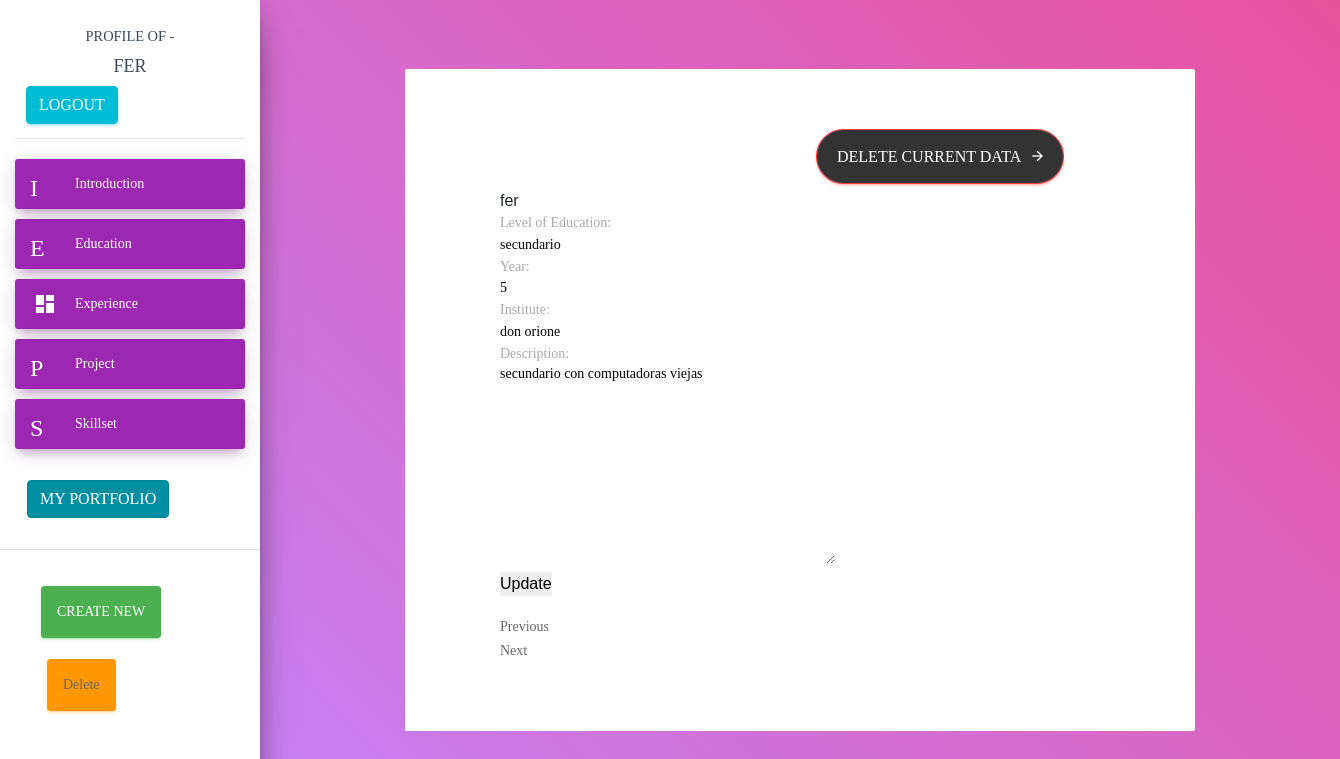
/update/education/1 (signed in), run on the app's committed database.
### user_interface/models.py (models this page shows, shortened)
class User(AbstractUser):
    pass

class EducationModel(models.Model):
    user = models.ForeignKey(User, default=None, blank=True, null=True, on_delete=models.CASCADE)
    title = models.CharField(max_length=50, blank=True, null=True)
    the_year = models.CharField(max_length=50, blank=True, null=True)
    institute = models.CharField(max_length=200, blank=True, null=True)
    description = models.TextField(blank=True, null=True)
    class Meta:
        ordering = ['-the_year']

### user_interface/views.py (the view)
# urls.py: path("update/education/<int:id>", views.eduForm_updateView, name='update_education'),
@login_required(login_url='login')
def eduForm_updateView(request, id, *args, **kwargs):
    template_name = 'user_interface/update/education_update.html'
    context = {}
    user = request.user
    if not user.is_authenticated:
        user = "admin"
    bioProfile = User.objects.get(username = user)
    education_qs = EducationModel.objects.filter(user = bioProfile).all()
    experience_qs = ExperienceModel.objects.filter(user = bioProfile).all()
    project_qs = ProjectModel.objects.filter(user = bioProfile).all()
    skillset_qs = SkillsetModel.objects.filter(user = bioProfile).all()
    education_serializer = educationSerializer(education_qs, many=True)
    next_id = id + 1
    previous_id = id - 1
    try:
        obj = EducationModel.objects.get(user = user, pk = id)
    except:
        raise Http404
    list_project_id = []
    list_exp_id = []
    list_edu_id = []
    list_skill_id =[]
    for project in project_qs:
        list_project_id.append(project.id)
    for exp in experience_qs:
        list_exp_id.append(exp.id)
    for edu in education_qs:
        list_edu_id.append(edu.id)
    for skill in skillset_qs:
        list_skill_id.append(skill.id)
    if request.method == 'POST':
        edu_form = EducationForm(request.POST or None, instance=obj)
        if edu_form.is_valid():
            edu_form.save(commit=False)
            edu_form.user = user
            edu_form.save(request = request)
    else:
        edu_form = EducationForm(instance=obj)
    context = {
        'user': user,
        "current_id":id,
        'first_edu_id': list_edu_id[0],
        'first_exp_id': list_exp_id[0],
        'first_project_id': list_project_id[0],
        'first_skill_id':list_skill_id[0],
        "next_id": next_id,
        "previous_id": previous_id,
        'eduFORM': edu_form,
        "education": education_serializer.data,
    }
    return render(request, template_name, context)

### user_interface/forms.py (shortened to what this page needs)
class  EducationForm(forms.ModelForm):
    class Meta:
        model = EducationModel
        fields = ["title", "the_year", "institute", "description"]
        labels = {'title': 'Level of Education', 'the_year': "Year", 'institute': "Institute" }

### templates/user_interface/update/education_update.html (shortened to what this page needs)
{% extends "user_interface/update/layout_update.html" %}
{% load widget_tweaks %}
{% load static %}
{% block body %}
	<div class="container-contact100">
		<div class="wrap-contact100">
			<div class="main">
                <div class="container" style="margin-left: 50%;">
                    <a href="{% url 'delete_education' current_id %}">
					<button class=" btn btn-danger contact100-form-btn" type="submit">
						<span>
                            Delete current data
							<i class="zmdi zmdi-arrow-right m-l-8"></i>
						</span>
					</button></a>
				</div>
                <form method="POST">
                    {{ user }}
                    {{ eduFORM.as_p }}
                    <input type="submit" value="Update">
                </form>
                <ul class="pager">
                    <li class="previous"><a href="{% url 'update_education' previous_id  %}">Previous</a></li>
                    <li class="next"><a href="{% url 'update_education'  next_id  %}">Next</a></li>
                  </ul>
            </div>
		</div>
	</div>
{% endblock %}

### templates/user_interface/update/layout_update.html (shortened to what this page needs)
{% load widget_tweaks %}
<!DOCTYPE html>{% load static %}
<html lang="en">
<head>
  <link rel="stylesheet" href="https://maxcdn.bootstrapcdn.com/font-awesome/latest/css/font-awesome.min.css">
  <link href="{% static 'createForm/css/material-dashboard.css' %}" rel="stylesheet" />
	<link rel="stylesheet" type="text/css" href="{% static 'createForm/vendor/bootstrap/css/bootstrap.min.css'%}">
	<link rel="stylesheet" type="text/css" href="{% static 'createForm/fonts/font-awesome-4.7.0/css/font-awesome.min.css'%}">
	<link rel="stylesheet" type="text/css" href="{% static 'createForm/fonts/iconic/css/material-design-iconic-font.min.css'%}">
	<link rel="stylesheet" type="text/css" href="{% static 'createForm/vendor/animate/animate.css'%}">
	<link rel="stylesheet" type="text/css" href="{% static 'createForm/vendor/css-hamburgers/hamburgers.min.css'%}">
	<link rel="stylesheet" type="text/css" href="{% static 'createForm/vendor/animsition/css/animsition.min.css'%}">
	<link rel="stylesheet" type="text/css" href="{% static 'createForm/vendor/select2/select2.min.css'%}">
	<link rel="stylesheet" type="text/css" href="{% static 'createForm//daterangepicker/daterangepicker.css'%}">
	<link rel="stylesheet" type="text/css" href="{% static 'createForm/css/util.css' %}">
	<link rel="stylesheet" type="text/css" href="{% static 'createForm/css/main.css' %}">
</head>
<body>
  <div class="wrapper ">
    <div class="sidebar" data-color="purple" data-background-color="white">
      <div class="logo">
        <a href="#" class="simple-text logo-mini">
          <small>Profile of - </small>
          <br>
          {{ user }}
        </a>
        <a href="{% url 'logout' %}" class="btn btn-info" style="margin: 0;margin-left: 10%; "> Logout </a>
      </div>
      <div class="sidebar-wrapper">
        <ul class="nav">
          <li class="nav-item active  ">
            <a class="nav-link" href="{% url 'update_information' %}">
              <i class="material-icons">Introduction</i>
              <p style="color: #fff;">Introduction</p>
            </a>
          </li>
          <li class="nav-item active  ">
            <a class="nav-link" href="{% url 'update_education' first_edu_id %}">
              <i class="material-icons">Education</i>
              <p style="color: #fff;">Education</p>
            </a>
          </li>
          <li class="nav-item active  ">
            <a class="nav-link" href="{% url 'update_experience' first_exp_id %}">
              <i class="material-icons">dashboard</i>
              <p style="color: #fff;">Experience</p>
            </a>
          </li>
          <li class="nav-item active  ">
            <a class="nav-link" href="{% url 'update_project' first_project_id %}">
              <i class="material-icons">Project</i>
              <p style="color: #fff;">Project</p>
            </a>
          </li>
          <li class="nav-item active  ">
            <a class="nav-link" href="{% url 'update_skillset' first_skill_id %}">
              <i class="material-icons">Skillset</i>
              <p style="color: #fff;">Skillset</p>
            </a>
          </li>
          <div style="margin: 10%">
            <a href="{% url 'portfolio' user %}" class="btn btn-info nav-item active  ">My Portfolio </a>
          </div>
          <hr>
          <li class="nav-item active  ">
            <div style="margin: 10%">
              <a href="{% url 'information' %}" class="btn btn-success">
                <p style="color: #fff;">CREATE NEW</p>
              </a>
              <a href="{% url 'information' %}" class="btn btn-warning" style="margin: 10%">
                <p>Delete</p>
              </a>
            </div>
          </li>
        </ul>
      </div>
    </div>
    <div class="main-panel">
      {% block body %}
      {% endblock %}
</body>
</html>

### static/createForm/css/main.css (style rules this page uses)
* { margin: 0px; padding: 0px; box-sizing: border-box; }
body, html { height: 100%; font-family: Raleway-SemiBold, sans-serif; }
a { font-family: Raleway-SemiBold; font-size: 14px; line-height: 1.7; color: #666666; margin: 0px; transition: all 0.4s; -webkit-transition: all 0.4s; -o-transition: all 0.4s; -moz-transition: all 0.4s; }
p { font-family: Raleway-SemiBold; font-size: 14px; line-height: 1.7; color: #666666; margin: 0px; }
ul, li { margin: 0px; list-style-type: none; }
input { outline: none; border: none; }
textarea { outline: none; border: none; }
label { display: block; margin: 0; }
button { outline: none !important; border: none; background: transparent; }
.container-contact100 { width: 100%; min-height: 100vh; display: -webkit-box; display: -webkit-flex; display: -moz-box; display: -ms-flexbox; display: flex; flex-wrap: wrap; justify-content: center; align-items: center; padding: 15px; background: #d867c6; background: -webkit-linear-gradient(45deg, #c77ff2, #e8519e); background: -o-linear-gradient(45deg, #c77ff2, #e8519e); background: -moz-linear-gradient(45deg, #c77ff2, #e8519e); background: linear-gradient(45deg, #c77ff2, #e8519e); }
.wrap-contact100 { width: 790px; background: #fff; border-radius: 2px; padding: 55px 95px 68px 95px; }
.contact100-form-btn { font-family: Raleway-Bold; font-size: 16px; color: #fff; line-height: 1.2; display: -webkit-box; display: -webkit-flex; display: -moz-box; display: -ms-flexbox; display: flex; justify-content: center; align-items: center; padding: 0 20px; min-width: 150px; height: 55px; border-radius: 27px; background: #d867c6; background: -webkit-linear-gradient(45deg, #c77ff2, #e8519e); background: -o-linear-gradient(45deg, #c77ff2, #e8519e); background: -moz-linear-gradient(45deg, #c77ff2, #e8519e); background: linear-gradient(45deg, #c77ff2, #e8519e); position: relative; z-index: 1; -webkit-transition: all 0.4s; -o-transition: all 0.4s; -moz-transition: all 0.4s; transition: all 0.4s; }
.contact100-form-btn::before { content: ""; display: block; position: absolute; z-index: -1; border-radius: 27px; width: 100%; height: 100%; top: 0; left: 0; background: #333333; opacity: 1; -webkit-transition: all 0.4s; -o-transition: all 0.4s; -moz-transition: all 0.4s; transition: all 0.4s; }
.contact100-form-btn i { -webkit-transition: all 0.4s; -o-transition: all 0.4s; -moz-transition: all 0.4s; transition: all 0.4s; }

### data on the page
User: username "FER", username "fer"
EducationModel: title "secundario", the_year "5", institute "don orione", description "secundario con computadoras viejas"
